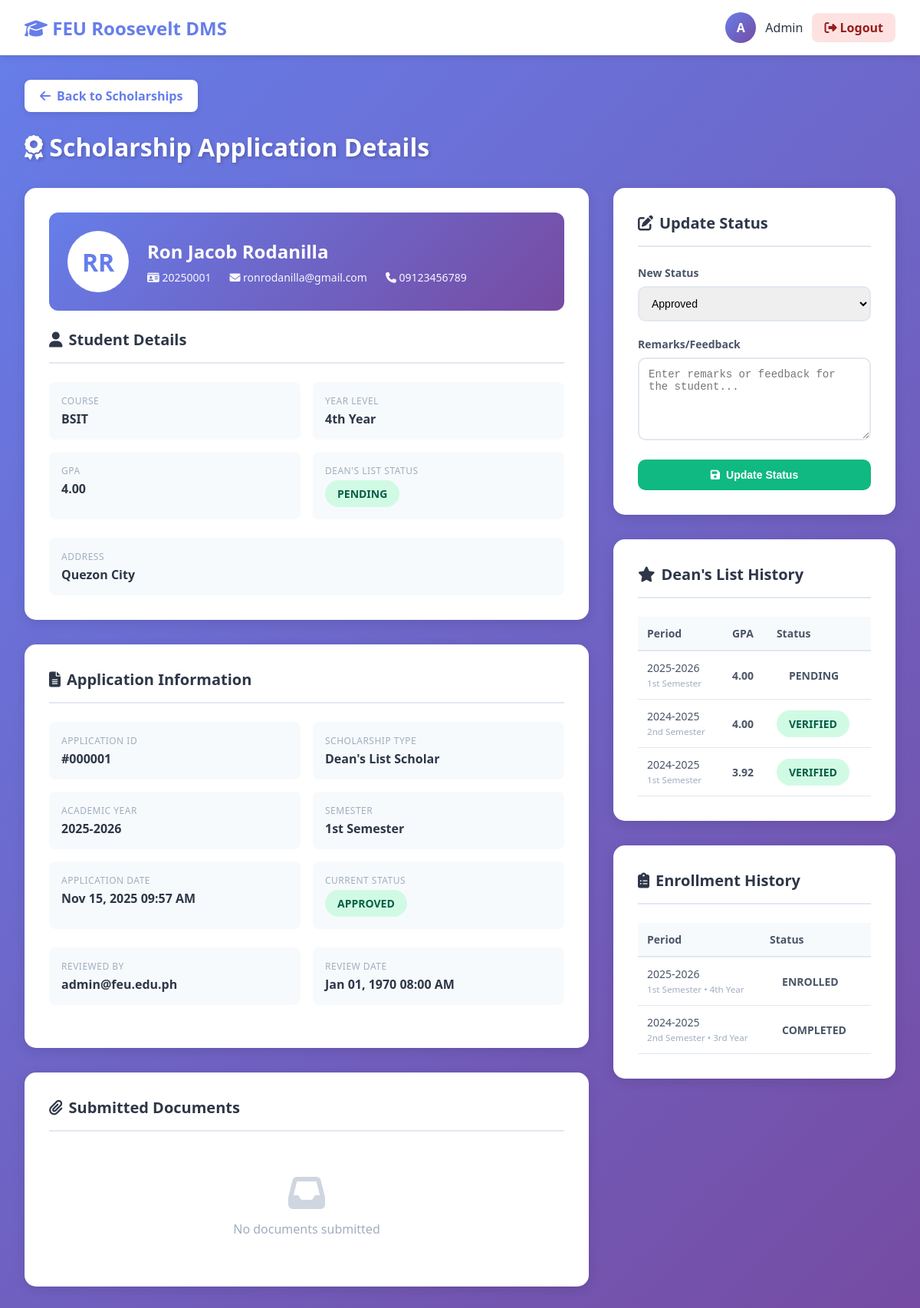
The page /view_application.php?id=1 (signed in) on the database as committed earlier.
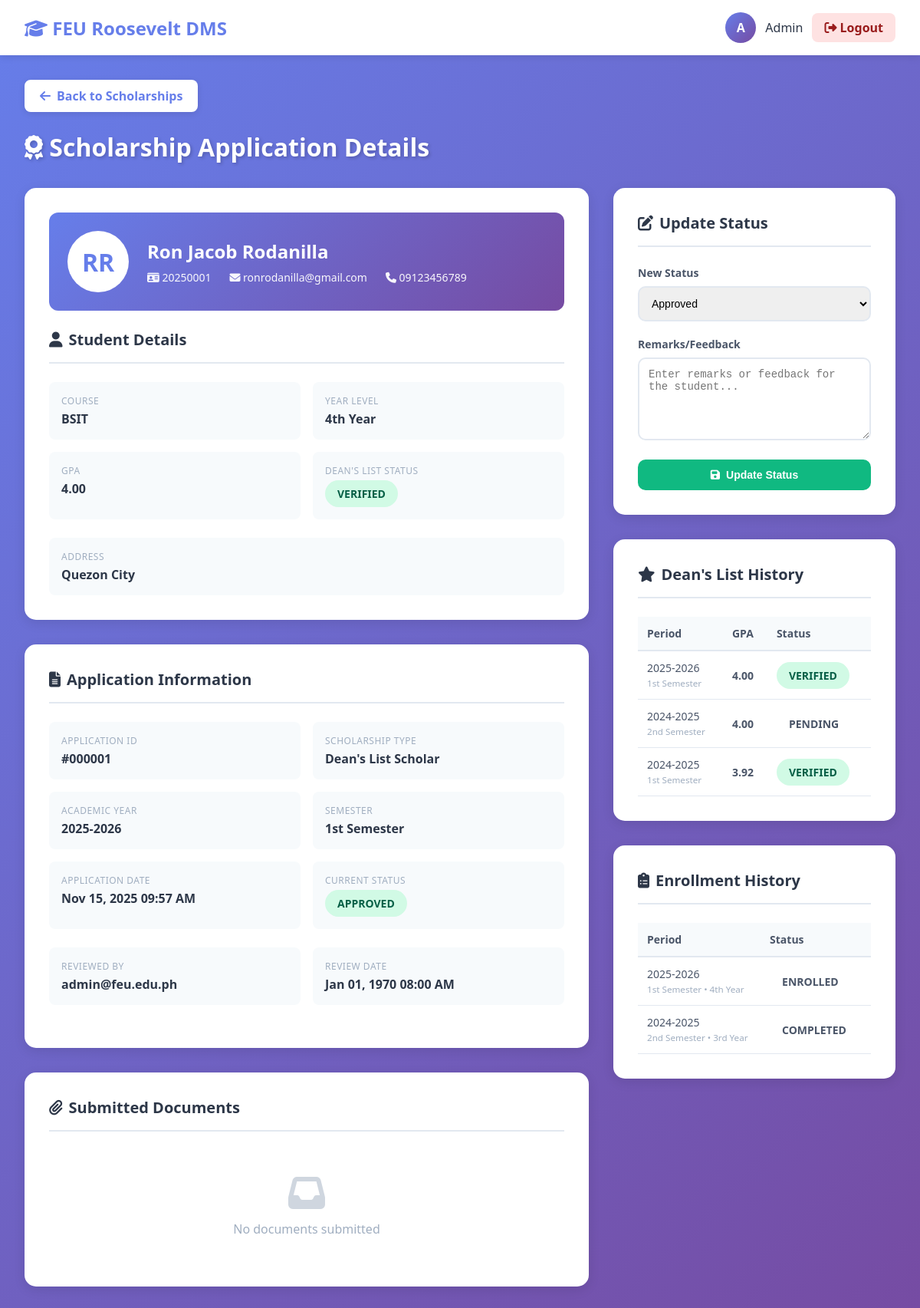
The same page on the database as committed later.
### tables this page shows
CREATE TABLE `scholarship_application` (
  `app_id` int(11) NOT NULL,
  `student_id` int(11) NOT NULL,
  `stud_id` int(11) NOT NULL,
  `academic_year` varchar(20) NOT NULL,
  `semester` enum('1st Semester','2nd Semester','Summer') NOT NULL,
  `scholarship_type` varchar(255) NOT NULL,
  `status` enum('Submitted','Under Review','Recommended','Under Guidance Review','On Hold - Guidance Review','Endorsed by Guidance','Not Endorsed','Approved','Rejected','On Hold') DEFAULT 'Submitted',
  `remarks` text DEFAULT NULL,
  `guidance_remarks` text DEFAULT NULL,
  `guidance_recommendation` enum('Endorsed','Not Endorsed','Needs Interview','Pending') DEFAULT 'Pending',
  `application_date` timestamp NOT NULL DEFAULT current_timestamp(),
  `reviewed_by` int(11) DEFAULT NULL,
  `guidance_reviewed_by` int(11) DEFAULT NULL,
  `review_date` timestamp NULL DEFAULT NULL,
  `guidance_review_date` timestamp NULL DEFAULT NULL
);

CREATE TABLE `dean_list` (
  `list_id` int(11) NOT NULL,
  `student_id` int(11) NOT NULL,
  `stud_id` int(11) NOT NULL,
  `academic_year` varchar(20) NOT NULL,
  `semester` enum('1st Semester','2nd Semester','Summer') NOT NULL,
  `year_level` enum('1st Year','2nd Year','3rd Year','4th Year') NOT NULL,
  `gpa` decimal(3,2) NOT NULL,
  `qpa` decimal(3,2) DEFAULT NULL,
  `status` enum('Pending','Under Review','Verified','Rejected') DEFAULT 'Pending',
  `remarks` text DEFAULT NULL,
  `verified_by` int(11) DEFAULT NULL,
  `verified_date` timestamp NULL DEFAULT NULL,
  `submitted_by` int(11) DEFAULT NULL,
  `submitted_date` timestamp NULL DEFAULT NULL,
  `created_at` timestamp NOT NULL DEFAULT current_timestamp()
);

CREATE TABLE `profile` (
  `profile_id` int(11) NOT NULL,
  `user_id` int(11) NOT NULL,
  `stud_id` int(11) NOT NULL,
  `student_number` varchar(50) NOT NULL,
  `firstName` varchar(100) NOT NULL,
  `lastName` varchar(100) NOT NULL,
  `middleName` varchar(100) DEFAULT NULL,
  `name` varchar(255) GENERATED ALWAYS AS (concat(`firstName`,' ',ifnull(concat(`middleName`,' '),''),`lastName`)) STORED,
  `course` varchar(255) DEFAULT NULL,
  `year_level` enum('1st Year','2nd Year','3rd Year','4th Year') DEFAULT NULL,
  `contactNumber` varchar(20) DEFAULT NULL,
  `address` text DEFAULT NULL,
  `created_at` timestamp NOT NULL DEFAULT current_timestamp(),
  `updated_at` timestamp NOT NULL DEFAULT current_timestamp() ON UPDATE current_timestamp()
);

CREATE TABLE `user` (
  `user_id` int(11) NOT NULL,
  `stud_id` int(11) DEFAULT NULL,
  `email` varchar(255) NOT NULL,
  `user_name` varchar(255) NOT NULL,
  `password` varchar(255) NOT NULL,
  `role` enum('Student','Admin','Dean','Registrar','Guidance') NOT NULL,
  `status` enum('Active','Inactive','Suspended') DEFAULT 'Active',
  `created_at` timestamp NOT NULL DEFAULT current_timestamp(),
  `last_login` timestamp NULL DEFAULT NULL
);

### view_application.php (the view, shortened to what the changed rows need)
<?php
include('db.php');
$app_id = $_GET['id'] ?? null;
$sql = "SELECT sa.*,
        p.firstName, p.lastName, p.middleName, p.student_number, p.course, p.year_level, p.contactNumber, p.address,
        u.email,
        dl.gpa, dl.status as deans_status,
        r.email as reviewer_email
        FROM scholarship_application sa
        INNER JOIN user u ON sa.student_id = u.user_id
        INNER JOIN profile p ON u.user_id = p.user_id
        LEFT JOIN dean_list dl ON sa.student_id = dl.student_id AND sa.academic_year = dl.academic_year AND sa.semester = dl.semester
        LEFT JOIN user r ON sa.reviewed_by = r.user_id
        WHERE sa.app_id = ?";
$stmt = $conn->prepare($sql);
$stmt->bind_param("i", $app_id);
$stmt->execute();
$application = $stmt->get_result()->fetch_assoc();
$deans_history = $conn->query("SELECT * FROM dean_list
                                WHERE student_id = {$application['student_id']}
                                ORDER BY academic_year DESC, semester DESC
                                LIMIT 5");
$enrollment_history = $conn->query("SELECT * FROM student_enrollment
                                    WHERE student_id = {$application['student_id']}
                                    ORDER BY academic_year DESC, semester DESC
                                    LIMIT 5");
?>
<!DOCTYPE html>
<html lang="en">
<head>
  <link rel="stylesheet" href="https://cdnjs.cloudflare.com/ajax/libs/font-awesome/6.4.0/css/all.min.css">
</head>
<body>
  <div class="header">
    <h1><i class="fas fa-graduation-cap"></i> FEU Roosevelt DMS</h1>
  </div>
  <div class="main-content">
    <h1 class="page-title"><i class="fas fa-award"></i> Scholarship Application Details</h1>
    <div class="content-grid">
      <div>
        <div class="content-card">
          <div class="student-header">
            <div class="student-avatar">
              <?= strtoupper(substr($application['firstName'], 0, 1) . substr($application['lastName'], 0, 1)) ?>
            </div>
            <div class="student-info">
              <h3><?= htmlspecialchars($application['firstName'] . ' ' . ($application['middleName'] ? $application['middleName'][0] . '. ' : '') . $application['lastName']) ?></h3>
              <div class="student-meta">
                <span><i class="fas fa-id-card"></i> <?= htmlspecialchars($application['student_number']) ?></span>
                <span><i class="fas fa-envelope"></i> <?= htmlspecialchars($application['email']) ?></span>
                <span><i class="fas fa-phone"></i> <?= htmlspecialchars($application['contactNumber'] ?? 'N/A') ?></span>
              </div>
            </div>
          </div>
          <h2><i class="fas fa-user"></i> Student Details</h2>
          <div class="info-grid">
            <div class="info-item">
              <div class="info-label">Course</div>
              <div class="info-value"><?= htmlspecialchars($application['course']) ?></div>
            </div>
            <div class="info-item">
              <div class="info-label">Year Level</div>
              <div class="info-value"><?= htmlspecialchars($application['year_level']) ?></div>
            </div>
            <div class="info-item">
              <div class="info-label">GPA</div>
              <div class="info-value"><?= $application['gpa'] ? number_format($application['gpa'], 2) : 'N/A' ?></div>
            </div>
            <div class="info-item">
              <div class="info-value">
                <?php if($application['deans_status']): ?>
                  <span class="badge badge-verified"><?= htmlspecialchars($application['deans_status']) ?></span>
                <?php else: ?>
                  Not on Dean's List
                <?php endif; ?>
              </div>
            </div>
          </div>
          <?php if($application['address']): ?>
          <div class="info-item" style="margin-top: 1rem;">
            <div class="info-label">Address</div>
            <div class="info-value"><?= htmlspecialchars($application['address']) ?></div>
          </div>
          <?php endif; ?>
        </div>
        <div class="content-card">
          <h2><i class="fas fa-file-alt"></i> Application Information</h2>
          <div class="info-grid">
            <div class="info-item">
              <div class="info-label">Application ID</div>
              <div class="info-value">#<?= str_pad($application['app_id'], 6, '0', STR_PAD_LEFT) ?></div>
            </div>
            <div class="info-item">
              <div class="info-label">Scholarship Type</div>
              <div class="info-value"><?= htmlspecialchars($application['scholarship_type']) ?></div>
            </div>
            <div class="info-item">
              <div class="info-label">Academic Year</div>
              <div class="info-value"><?= htmlspecialchars($application['academic_year']) ?></div>
            </div>
            <div class="info-item">
              <div class="info-label">Semester</div>
              <div class="info-value"><?= htmlspecialchars($application['semester']) ?></div>
            </div>
            <div class="info-item">
              <div class="info-label">Application Date</div>
              <div class="info-value"><?= date('M d, Y h:i A', strtotime($application['application_date'])) ?></div>
            </div>
            <div class="info-item">
              <div class="info-value">
                <span class="badge badge-<?= str_replace(' ', '', strtolower($application['status'])) ?>">
                  <?= htmlspecialchars($application['status']) ?>
                </span>
              </div>
            </div>
          </div>
          <?php if($application['reviewed_by']): ?>
          <div class="info-grid" style="margin-top: 1rem;">
            <div class="info-item">
              <div class="info-label">Reviewed By</div>
              <div class="info-value"><?= htmlspecialchars($application['reviewer_email']) ?></div>
            </div>
            <div class="info-item">
              <div class="info-label">Review Date</div>
              <div class="info-value"><?= date('M d, Y h:i A', strtotime($application['review_date'])) ?></div>
            </div>
          </div>
          <?php endif; ?>
        </div>
        <div class="content-card">
          <h2><i class="fas fa-paperclip"></i> Submitted Documents</h2>
        </div>
      </div>
      <div>
        <div class="content-card">
          <h2><i class="fas fa-edit"></i> Update Status</h2>
          <form method="POST">
            <div class="form-group">
              <label>New Status</label>
              <select name="status" required>
                <option value="Approved" <?= $application['status'] == 'Approved' ? 'selected' : '' ?>>Approved</option>
              </select>
            </div>
          </form>
        </div>
        <div class="content-card">
          <h2><i class="fas fa-star"></i> Dean's List History</h2>
          <?php if($deans_history && $deans_history->num_rows > 0): ?>
            <table>
              <thead>
                <tr>
                  <th>Period</th>
                  <th>GPA</th>
                  <th>Status</th>
                </tr>
              </thead>
              <tbody>
                <?php while($dl = $deans_history->fetch_assoc()): ?>
                <tr>
                  <td>
                    <?= htmlspecialchars($dl['academic_year']) ?><br>
                    <small style="color: #a0aec0;"><?= htmlspecialchars($dl['semester']) ?></small>
                  </td>
                  <td><strong><?= number_format($dl['gpa'], 2) ?></strong></td>
                  <td>
                    <span class="badge badge-<?= strtolower($dl['status']) ?>">
                      <?= htmlspecialchars($dl['status']) ?>
                    </span>
                  </td>
                </tr>
                <?php endwhile; ?>
              </tbody>
            </table>
          <?php endif; ?>
        </div>
        <div class="content-card">
          <h2><i class="fas fa-clipboard-list"></i> Enrollment History</h2>
          <?php if($enrollment_history && $enrollment_history->num_rows > 0): ?>
            <table>
              <thead>
                <tr>
                  <th>Period</th>
                  <th>Status</th>
                </tr>
              </thead>
            </table>
          <?php endif; ?>
        </div>
      </div>
    </div>
  </div>
</body>
</html>

Rows that differ between the two databases and show on the page:
changed through a linked row, scholarship_application "Dean's List Scholar": dean_list.status "PENDING" → "VERIFIED"
changed dean_list (number 1 of 3 on the later page): status "PENDING" → "VERIFIED"
changed dean_list "2nd Semester": status "VERIFIED" → "PENDING"
